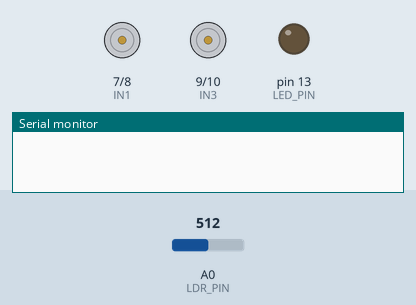
The sketch below on a simulated Arduino Uno, built with avr-gcc and run on an emulated ATmega328P. Shown: motor-driver pin pairs drawn as motors (green arrow = first pin HIGH = forward, orange = second pin HIGH = backward, longer = more drive, scaled by the enable pin), output pins drawn as LEDs (lit = HIGH), the last lines printed to the serial monitor. Inputs (shaded band) come from the test bench; at power-on: A0 (LDR_PIN) = 512.

Above: at 0.1 s.
At 4.4 s:
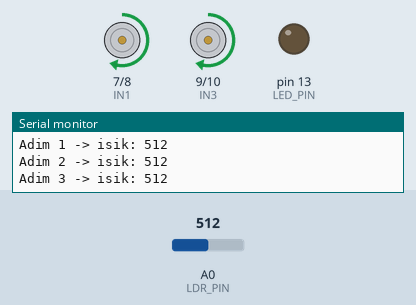
At 8.9 s:
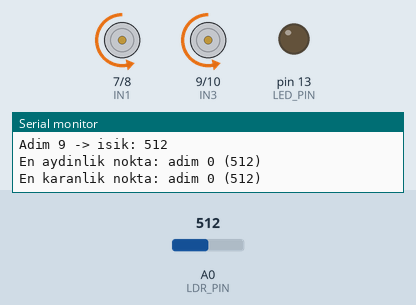
At 17.2 s:
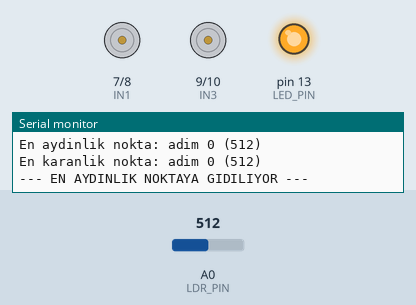
Timing chart, 0 to 21.0 s (numbered marks = the images above):
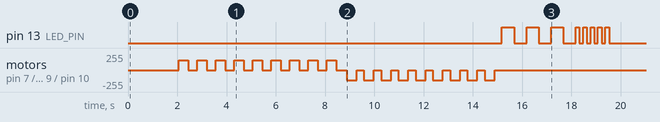

The sketch:

ldr_tarama.ino
```cpp
/*
  4 Tekerlekli Otonom Robot Araba - LDR ile En Aydınlık / En Karanlık Noktayı Bulma

  Çalışma mantığı:
    1. TARAMA   : Araç adım adım ileri gider, her adımda durup LDR ile ışığı ölçer.
                  En yüksek ve en düşük ışık değerinin hangi adımda olduğunu kaydeder.
    2. AYDINLIK : Geri gelerek en aydınlık noktaya gider, LED'i 3 kez yavaşça yakıp söndürür.
    3. KARANLIK : En karanlık noktaya gider (ileri ya da geri), LED'i 5 kez hızlıca yakıp söndürür.
    4. DÖNÜŞ    : Başlangıç noktasına geri döner ve durur.

  Donanım: Arduino Uno, L298N motor sürücü, 4 DC motor, LDR (+10k direnç), LED
  Not: Araçta enkoder olmadığı için konum, sabit süreli adımlarla (zamana göre) takip edilir.
*/

// ---------------- Pin tanımları ----------------
// L298N - Sol motorlar
const int ENA = 5;   // PWM hız
const int IN1 = 7;
const int IN2 = 8;
// L298N - Sağ motorlar
const int ENB = 6;   // PWM hız
const int IN3 = 9;
const int IN4 = 10;

const int LDR_PIN = A0;   // LDR gerilim bölücü çıkışı
const int LED_PIN = 13;   // Durum LED'i

// ---------------- Ayarlar ----------------
const int MOTOR_HIZI     = 150;  // 0-255
const int TOPLAM_ADIM    = 10;   // Tarama boyunca kaç noktada ölçüm yapılacak
const int ADIM_SURESI    = 400;  // Bir adımda motorların çalışma süresi (ms)
const int BEKLEME_SURESI = 300;  // Durduktan sonra ölçümden önce bekleme (ms)
const int ORNEK_SAYISI   = 10;   // Her ölçümde alınan örnek sayısı (ortalama için)

// ---------------- Durum değişkenleri ----------------
int olcumler[TOPLAM_ADIM];
int enAydinlikAdim = 0;
int enKaranlikAdim = 0;
int mevcutAdim = 0;  // Aracın şu an bulunduğu adım

// ================= Motor fonksiyonları =================
void motorlariDurdur() {
  digitalWrite(IN1, LOW);
  digitalWrite(IN2, LOW);
  digitalWrite(IN3, LOW);
  digitalWrite(IN4, LOW);
  analogWrite(ENA, 0);
  analogWrite(ENB, 0);
}

void ileriGit() {
  digitalWrite(IN1, HIGH);
  digitalWrite(IN2, LOW);
  digitalWrite(IN3, HIGH);
  digitalWrite(IN4, LOW);
  analogWrite(ENA, MOTOR_HIZI);
  analogWrite(ENB, MOTOR_HIZI);
}

void geriGit() {
  digitalWrite(IN1, LOW);
  digitalWrite(IN2, HIGH);
  digitalWrite(IN3, LOW);
  digitalWrite(IN4, HIGH);
  analogWrite(ENA, MOTOR_HIZI);
  analogWrite(ENB, MOTOR_HIZI);
}

// Aracı bir adım ileri (+1) veya geri (-1) götürür
void birAdim(int yon) {
  if (yon > 0) ileriGit(); else geriGit();
  delay(ADIM_SURESI);
  motorlariDurdur();
  delay(BEKLEME_SURESI);
  mevcutAdim += yon;
}

// Aracı istenen adıma götürür
void adimaGit(int hedef) {
  while (mevcutAdim < hedef) birAdim(+1);
  while (mevcutAdim > hedef) birAdim(-1);
}

// ================= Sensör / LED =================
// Gürültüyü azaltmak için birkaç ölçümün ortalamasını alır
int isikOku() {
  long toplam = 0;
  for (int i = 0; i < ORNEK_SAYISI; i++) {
    toplam += analogRead(LDR_PIN);
    delay(5);
  }
  return toplam / ORNEK_SAYISI;
}

void ledYakSondur(int kez, int sure) {
  for (int i = 0; i < kez; i++) {
    digitalWrite(LED_PIN, HIGH);
    delay(sure);
    digitalWrite(LED_PIN, LOW);
    delay(sure);
  }
}

// ================= Görevler =================
void tara() {
  Serial.println("--- TARAMA BASLADI ---");
  for (int adim = 0; adim < TOPLAM_ADIM; adim++) {
    if (adim > 0) birAdim(+1);
    olcumler[adim] = isikOku();

    if (olcumler[adim] > olcumler[enAydinlikAdim]) enAydinlikAdim = adim;
    if (olcumler[adim] < olcumler[enKaranlikAdim]) enKaranlikAdim = adim;

    Serial.print("Adim ");
    Serial.print(adim);
    Serial.print(" -> isik: ");
    Serial.println(olcumler[adim]);
  }

  Serial.print("En aydinlik nokta: adim ");
  Serial.print(enAydinlikAdim);
  Serial.print(" (");
  Serial.print(olcumler[enAydinlikAdim]);
  Serial.println(")");
  Serial.print("En karanlik nokta: adim ");
  Serial.print(enKaranlikAdim);
  Serial.print(" (");
  Serial.print(olcumler[enKaranlikAdim]);
  Serial.println(")");
}

// ================= Arduino =================
void setup() {
  pinMode(ENA, OUTPUT);
  pinMode(IN1, OUTPUT);
  pinMode(IN2, OUTPUT);
  pinMode(ENB, OUTPUT);
  pinMode(IN3, OUTPUT);
  pinMode(IN4, OUTPUT);
  pinMode(LED_PIN, OUTPUT);
  motorlariDurdur();

  Serial.begin(9600);
  delay(2000);  // Aracı yere koymak için süre

  // 1. Tarama
  tara();

  // 2. En aydınlık noktaya git
  Serial.println("--- EN AYDINLIK NOKTAYA GIDILIYOR ---");
  adimaGit(enAydinlikAdim);
  ledYakSondur(3, 500);

  // 3. En karanlık noktaya git
  Serial.println("--- EN KARANLIK NOKTAYA GIDILIYOR ---");
  adimaGit(enKaranlikAdim);
  ledYakSondur(5, 150);

  // 4. Başlangıca dön
  Serial.println("--- BASLANGICA DONULUYOR ---");
  adimaGit(0);
  motorlariDurdur();
  Serial.println("--- GOREV TAMAMLANDI ---");
}

void loop() {
  // Görev setup() içinde bir kez çalışır. Tekrar için Arduino'nun reset tuşuna basın.
}
```
